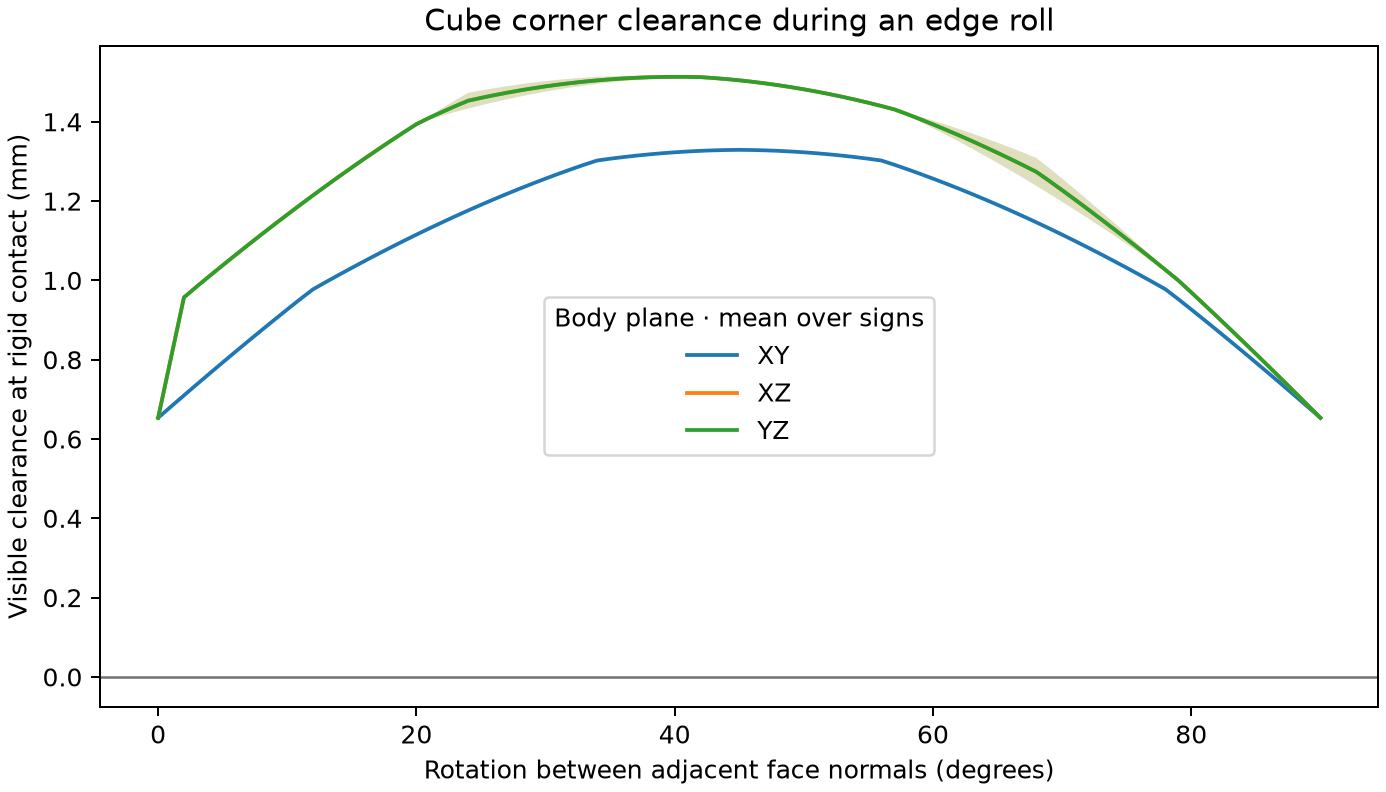

The Python source for this figure:
"""Compare floor support in the cube body frame. Supply deployed OBJ and scene XML."""
import argparse
import csv
import itertools
import xml.etree.ElementTree as ET
from pathlib import Path

import matplotlib
matplotlib.use("Agg")
import matplotlib.pyplot as plt
import numpy as np

parser = argparse.ArgumentParser(description=__doc__)
parser.add_argument("obj", type=Path)
parser.add_argument("scene", type=Path)
args = parser.parse_args()
vertices = []
used = set()
for line in args.obj.read_text().splitlines():
    if line.startswith("v "):
        vertices.append(list(map(float, line.split()[1:4])))
    elif line.startswith("f "):
        used.update(int(word.split("/")[0]) - 1 for word in line.split()[1:])
assert min(used) >= 0 and max(used) < len(vertices)
surface = np.array(vertices)[sorted(used)] * 1000
body = ET.parse(args.scene).find('.//body[@name="cube"]')
geoms = [geom for geom in body.findall("geom") if geom.get("contype") != "0"]
assert all(g.get("type") == "box" and set(g.attrib).isdisjoint(
    {"quat","axisangle","xyaxes","zaxis","euler","fromto"}) for g in geoms)
centers, sizes = [np.array([np.fromstring(g.get(key), sep=" ") for g in geoms]) * 1000
                  for key in ("pos","size")]
angles = np.arange(91)
rad = np.deg2rad(angles)
fig, ax = plt.subplots(figsize=(7.7, 4.4), layout="constrained")
with open("support.csv", "w", newline="") as out:
    writer = csv.writer(out, lineterminator="\n")
    writer.writerow(["plane","sign_a","sign_b","deg","contact_mm","optical_mm","gap_mm"])
    for a,b in itertools.combinations(range(3),2):
        plane = "XYZ"[a] + "XYZ"[b]
        gaps = []
        for sa,sb in itertools.product((-1,1), repeat=2):
            normals = np.zeros((3,len(rad)))
            normals[a] = sa*np.cos(rad)
            normals[b] = sb*np.sin(rad)
            contact = (centers @ normals + sizes @ abs(normals)).max(axis=0)
            optical = (surface @ normals).max(axis=0)
            gap = contact-optical
            gaps.append(gap)
            writer.writerows(zip([plane]*91,[sa]*91,[sb]*91,angles,contact,optical,gap))
        ax.plot(angles,np.mean(gaps,axis=0),label=plane)
        ax.fill_between(angles,np.min(gaps,axis=0),np.max(gaps,axis=0),alpha=.15)
ax.axhline(0,color=".45",lw=1)
ax.set(xlabel="Rotation between adjacent face normals (degrees)", ylabel="Visible clearance at rigid contact (mm)",
       title="Cube corner clearance during an edge roll")
ax.legend(title="Body plane · mean over signs")
fig.savefig("support.png",dpi=180)
